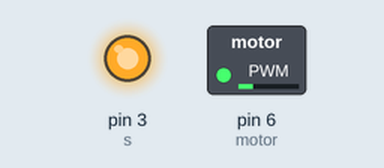
The sketch below on a simulated Arduino Uno, built with avr-gcc and run on an emulated ATmega328P. On the bench: switched loads named in the sketch (green lamp = pin HIGH), output pins drawn as LEDs (lit = HIGH).

Above: at 0.1 s.
Timing chart, 0 to 1.6 s (numbered marks = the images above):
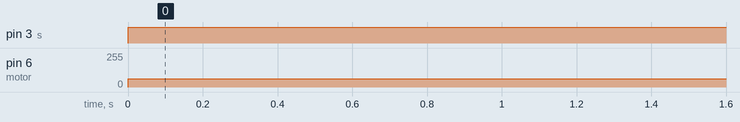

Measured:
- by itself, pin 3 (s): LOW → HIGH at 0.00 s
- by itself, pin 6 (motor): 0/255 → 61/255 at 0.00 s

The sketch:

Bam_xung.ino
```cpp
int motor = 6;    // khai báo chân PWM điều khiển motor
int speedMotor = 0;     // biến lưu giữ tốc độ của motor
int s = 3;
int thuan;
void setup() {
  Serial.begin(9600);   // giao tiếp Serial với 9600 baudrate.
  pinMode(motor,OUTPUT);
  pinMode(s,OUTPUT);
}

void loop() {
  digitalWrite(s, HIGH);
  int duration = 1200;   // đo thời gian duy trì trạng thái hiện tại
  duration = constrain(duration,0,5000);   // 0 <= duration <= 5000 ms.
      speedMotor = map(duration,0,5000,0,255);
    analogWrite(motor,speedMotor);  // xuất xung PWM để điều khiển tốc độ motor
                                      // duty cycle càng lớn thì motor quay càng nhanh
    delay(500);

}
```
